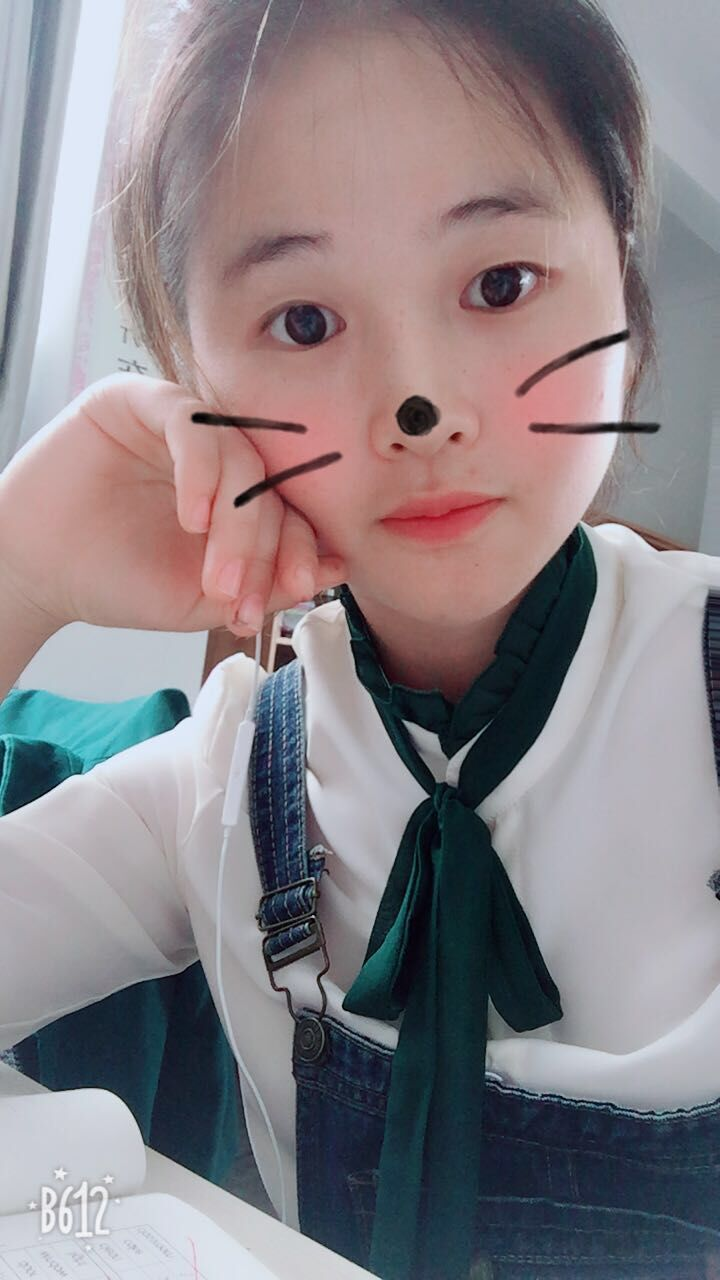
#> input picture Ml/OpenCVDemo/image/wxs.jpg, 720 x 1280 px
$ python '图像的几何变换.py'
#> lines starting #> are read from the running program, lines starting #| are printed output that depends on the picture
#!/usr/bin/python
# -*- coding: UTF-8 -*-
import cv2
import matplotlib.pyplot as plt
import numpy as np

# 图像的平移,仿射函数cv2.warpAffine()接受三个参数，
# 需要变换的原始图像，移动矩阵M 以及变换的图像大小（这个大小如果不和原始图像大小相同，那么函数会自 动通过插值来调整像素间的关系）。
img = cv2.imread('image/wxs.jpg')
#> img is the input picture: shape (1280, 720, 3); mean B, G, R 134.1, 129.5, 137
# [69 lines of commented-out code are left out]
rows,cols = img.shape[:2]
#> rows = 1280; cols = 720
pts1 = np.float32([[56,65],[238,52],[28,237],[239,240]])
pts2 = np.float32([[0,0],[200,0],[0,200],[200,200]])
M = cv2.getPerspectiveTransform(pts1,pts2)
res = cv2.warpPerspective(img,M,(200,200))
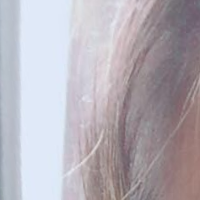
#> res: shape (200, 200, 3); mean B, G, R 183.1, 175.3, 180.7
plt.subplot(121)
plt.imshow(img)
plt.subplot(122)
plt.imshow(res)
plt.show()
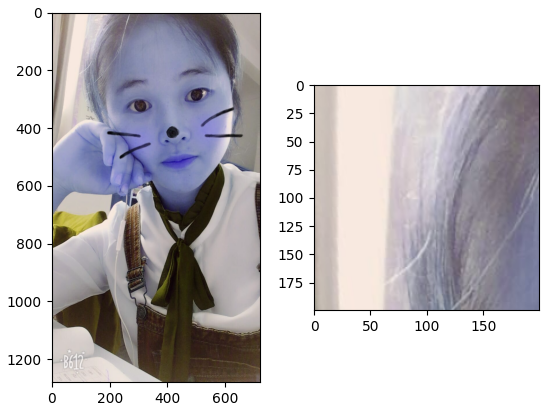
#> figure drawn by matplotlib, 2 panels; B, G, R data is drawn as R, G, B

$ run again, with Ml/OpenCVDemo/image/1.jpg copied over Ml/OpenCVDemo/image/wxs.jpg
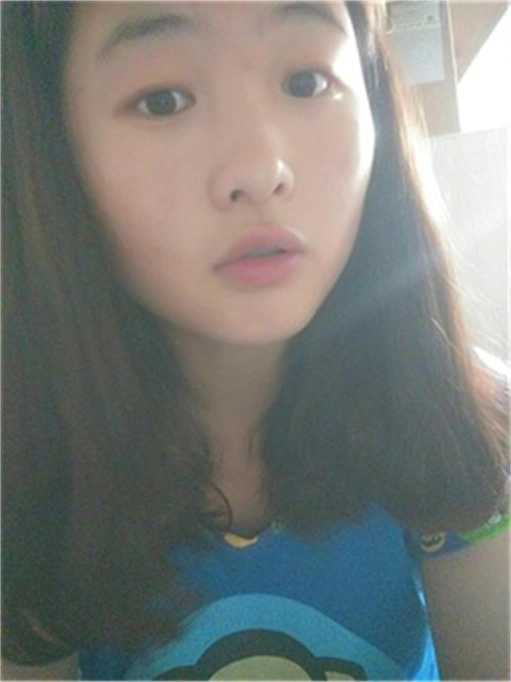
#> input picture Ml/OpenCVDemo/image/1.jpg, 1022 x 1363 px (shown at 1/2 size)
#> img is the input picture: shape (1363, 1022, 3); mean B, G, R 120.6, 124.1, 120.7
#> `res = cv2.warpPerspective(img,M,(200,200))`:
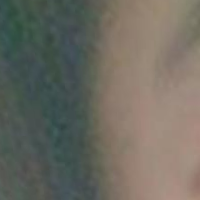
#> res: shape (200, 200, 3); mean B, G, R 97, 106.5, 108.6
#> `plt.show()`:
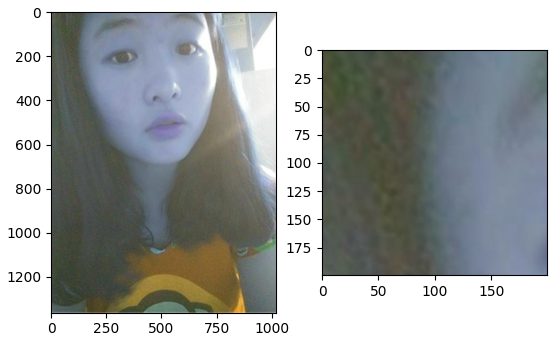
#> figure drawn by matplotlib, 2 panels; B, G, R data is drawn as R, G, B
